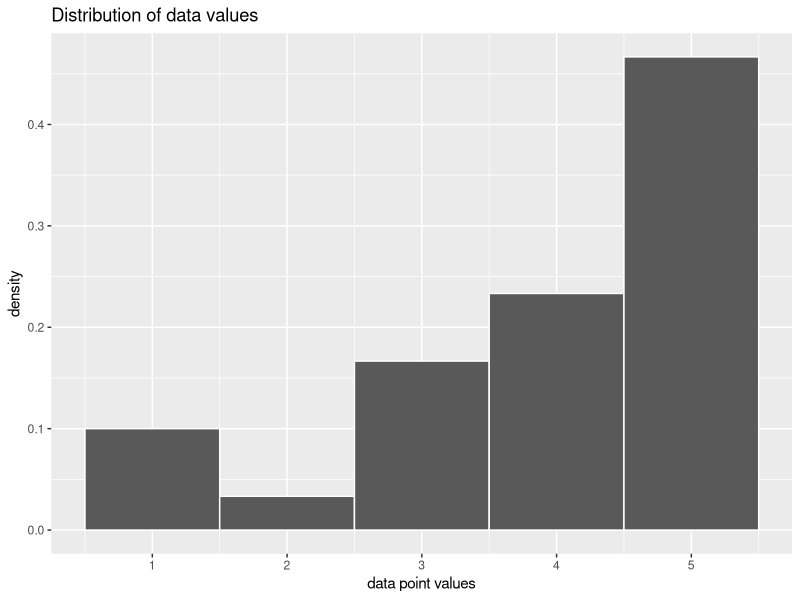
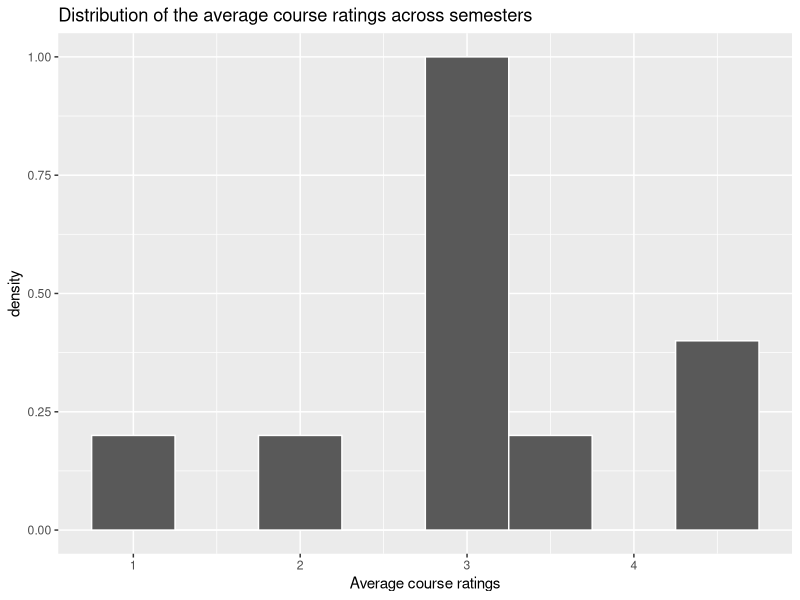

R code for these plots, in order:
## ---- chunk 1
knitr::opts_chunk$set(fig.align="center", fig.height=4.5, fig.width=5, collapse=TRUE, comment="", prompt=FALSE, echo = TRUE, cache=F, autodep=TRUE, tidy=FALSE, tidy.opts=list(width.cutoff=50))
options(width=75)
## ---- chunk 2
# We name this vector `dat`, not `data` 
# because `data()` is a function in `R`
dat = c(1, 1, 1, 2, 3, 3, 3, 3, 3, 4, 4, 4, 4, 4, 4, 4, 
        5, 5, 5, 5, 5, 5, 5, 5, 5, 5, 5, 5 ,5, 5)
length(dat)
table(dat)
table(dat)/length(dat)
mean(dat)
## ---- chunk 3
library(dplyr)
library(ggplot2)

dat_df <- data.frame(dat)

ggplot(dat_df) + 
  geom_histogram(mapping = aes(x = dat, 
                               y = after_stat(density)), 
                 binwidth = 1, color = 'white') +
  labs(x = 'data point values', 
       title = 'Distribution of data values')
## ---- chunk 4
purrr::map(1:3, function(x){sample(1:6, size = 1)})
## ---- chunk 5
library(purrr)
set.seed(8901)
samplist <- map(1:10, function(x){sample(dat, size = 2, replace = F)})
samplist
## ---- chunk 6
course_r <- map_dbl(samplist, .f = mean)
course_r_df <- tibble(course_r)
course_r_df

ggplot(course_r_df) + 
  geom_histogram(mapping = aes(x = course_r, 
                               y = after_stat(density)), 
                 binwidth = 0.5, color = 'white') +
  labs(x = 'Average course ratings', 
       title = 'Distribution of the average course ratings across semesters')

mean(course_r)
mean(course_r >= mean(dat))
## ---- chunk 7
stats_q2 <- tibble(
  mean = map_dbl(samplist, mean),
  sd = map_dbl(samplist, sd)
)
stats_q2
